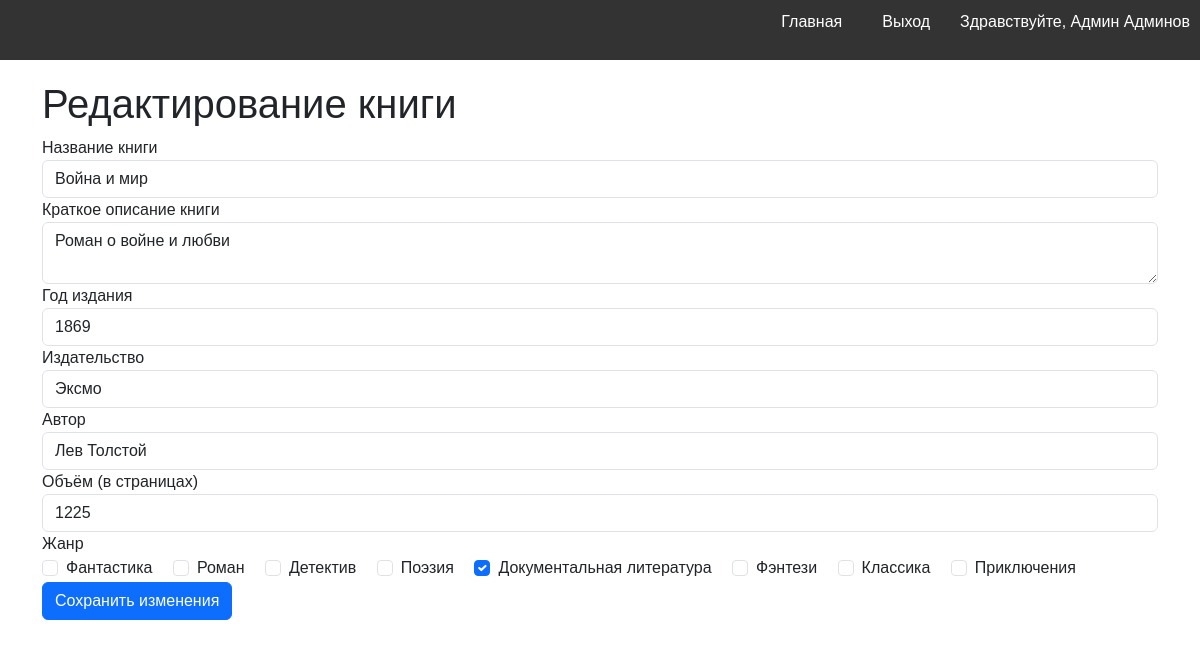
Screenshot of /book/1/edit (signed in) with the database file from the repository.
### models.py (models this page shows, shortened)
class User(db.Model, UserMixin):
    __tablename__ = 'users'
    id = db.Column(db.Integer, primary_key=True)
    username = db.Column(db.String(100), unique=True, nullable=False)
    password = db.Column(db.String(100), nullable=False)
    last_name = db.Column(db.String(100), nullable=False)
    first_name = db.Column(db.String(100), nullable=False)
    middle_name = db.Column(db.String(100))
    role_id = db.Column(db.Integer, db.ForeignKey('roles.id'), nullable=False)
    reviews = db.relationship('Review', backref='user')
    role = db.relationship('Role', backref='users')

class Book(db.Model):
    __tablename__ = 'books'
    id = db.Column(db.Integer, primary_key=True)
    title = db.Column(db.String(255), nullable=False)
    short_description = db.Column(db.Text, nullable=False)
    year = db.Column(db.Integer, nullable=False)
    publisher = db.Column(db.String(255), nullable=False)
    author = db.Column(db.String(255), nullable=False)
    page_count = db.Column(db.Integer, nullable=False)
    cover_id = db.Column(db.Integer, db.ForeignKey('covers.id'), nullable=False)
    genres = db.relationship('Genre', secondary=book_genres, backref='books')
    cover = db.relationship('Cover', backref='book')

class Genre(db.Model):
    __tablename__ = 'genres'
    id = db.Column(db.Integer, primary_key=True)
    name = db.Column(db.String(100), unique=True, nullable=False)

### books.py (the view, shortened to what this page needs)
@books.route('/book/<int:book_id>/edit', methods=['GET', 'POST'])
@login_required
def edit_book(book_id):
    book = Book.query.get_or_404(book_id)
    if current_user.role.name == 'user' and current_user.id != book.user_id:
        flash('У вас недостаточно прав для выполнения данного действия', 'warning')
        return redirect(url_for('index'))
    form = EditBookForm()
    form.title.data = book.title
    form.short_description.data = book.short_description
    form.year.data = book.year
    form.publisher.data = book.publisher
    form.author.data = book.author
    form.page_count.data = book.page_count
    selected_genres = [genre.id for genre in book.genres]
    form.genre.data = selected_genres
    return render_template('edit_book.html', form=form, book=book, selected_genres=selected_genres)

### forms.py (shortened to what this page needs)
class EditBookForm(FlaskForm):
    title = StringField('Название книги', validators=[InputRequired(), Length(max=255)])
    short_description = TextAreaField('Краткое описание книги', validators=[InputRequired()])
    year = IntegerField('Год издания', validators=[InputRequired()])
    publisher = StringField('Издательство', validators=[InputRequired(), Length(max=255)])
    author = StringField('Автор', validators=[InputRequired(), Length(max=255)])
    page_count = IntegerField('Объём (в страницах)', validators=[InputRequired()])
    genre = MultiCheckboxField('Жанр', coerce=int)
    def __init__(self, *args, **kwargs):
        super(EditBookForm, self).__init__(*args, **kwargs)
        self.genre.choices = [(genre.id, genre.name) for genre in Genre.query.all()]

### app.py (called while the page is built)
@login_manager.user_loader
def load_user(user_id):
    return User.query.get(int(user_id))

### templates/edit_book.html (shortened to what this page needs)
{% extends 'base.html' %}
{% import 'macros.html' as macros %}
{% block content %}
<div class="container">
    <h1>Редактирование книги</h1>
    <form action="{{ url_for('books.edit_book', book_id=book.id) }}" method="post" enctype="multipart/form-data" class="book-form">
        {{ macros.render_form(form) }}
        <button type="submit" class="btn btn-primary">Сохранить изменения</button>
    </form>
</div>
{% endblock %}

### templates/macros.html (shortened to what this page needs)
{% macro render_form(form) %}
    <div class="form-group">
        {{ form.title.label(class="form-control-label") }}
        {{ form.title(class="form-control") }}
    </div>
    <div class="form-group">
        {{ form.short_description.label(class="form-control-label") }}
        {{ form.short_description(class="form-control", id='short_description') }}
    </div>
    <div class="form-group">
        {{ form.year.label(class="form-control-label") }}
        {{ form.year(class="form-control") }}
    </div>
    <div class="form-group">
        {{ form.publisher.label(class="form-control-label") }}
        {{ form.publisher(class="form-control") }}
    </div>
    <div class="form-group">
        {{ form.author.label(class="form-control-label") }}
        {{ form.author(class="form-control") }}
    </div>
    <div class="form-group">
        {{ form.page_count.label(class="form-control-label") }}
        {{ form.page_count(class="form-control") }}
    </div>
    <div class="form-group">
        {{ form.genre.label(class="form-control-label") }}
        <div class="checkbox-group">
            {% for subfield in form.genre %}
            <div class="form-check form-check-inline">
                {{ subfield(class="form-check-input") }}
                {{ subfield.label(class="form-check-label") }}
            </div>
            {% endfor %}
        </div>
    </div>
{% endmacro %}

### templates/navbar.html
<nav>
    <ul>
        <li><a href="{{ url_for('index') }}">Главная</a></li>
        {% if current_user.is_authenticated %}
            <li><a href="{{ url_for('logout') }}">Выход</a></li>
            <li><span>Здравствуйте, {{ current_user.first_name }} {{ current_user.last_name }}</span></li>
        {% else %}
            <li><a href="{{ url_for('login') }}">Вход</a></li>
            <li><a href="{{ url_for('register') }}">Регистрация</a></li>
        {% endif %}
    </ul>
</nav>

### static/styles.css (style rules this page uses)
body { font-family: Arial, sans-serif; }
nav { background-color: #333; color: white; padding: 10px; text-align: center; }
nav ul { list-style-type: none; padding: 0; display: flex; justify-content: flex-end; gap: 10px; }
nav ul li { margin-left: 10px; }
nav ul li a { color: white; text-decoration: none; padding: 10px; }

### rows the page displays
User: first_name "Админ", last_name "Админов"
Book: title "Война и мир", short_description "Роман о войне и любви", year "1869", publisher "Эксмо", author "Лев Толстой", page_count "1225"
Genre: label "Фантастика"
Genre: label "Роман"
Genre: label "Детектив"
Genre: label "Поэзия"
Genre: label "Документальная литература"
Genre: label "Фэнтези"
Genre: label "Классика"
Genre: label "Приключения"
